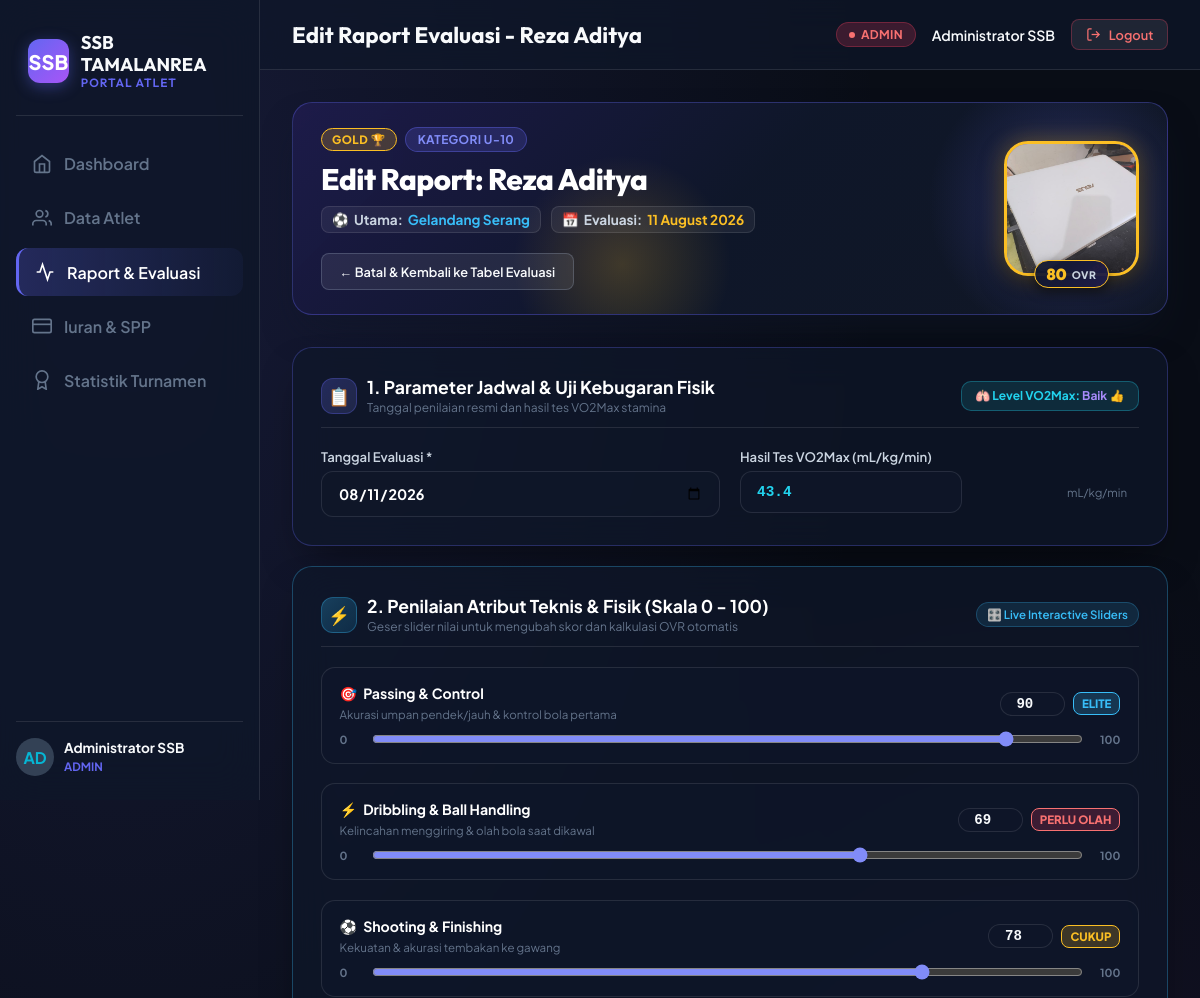
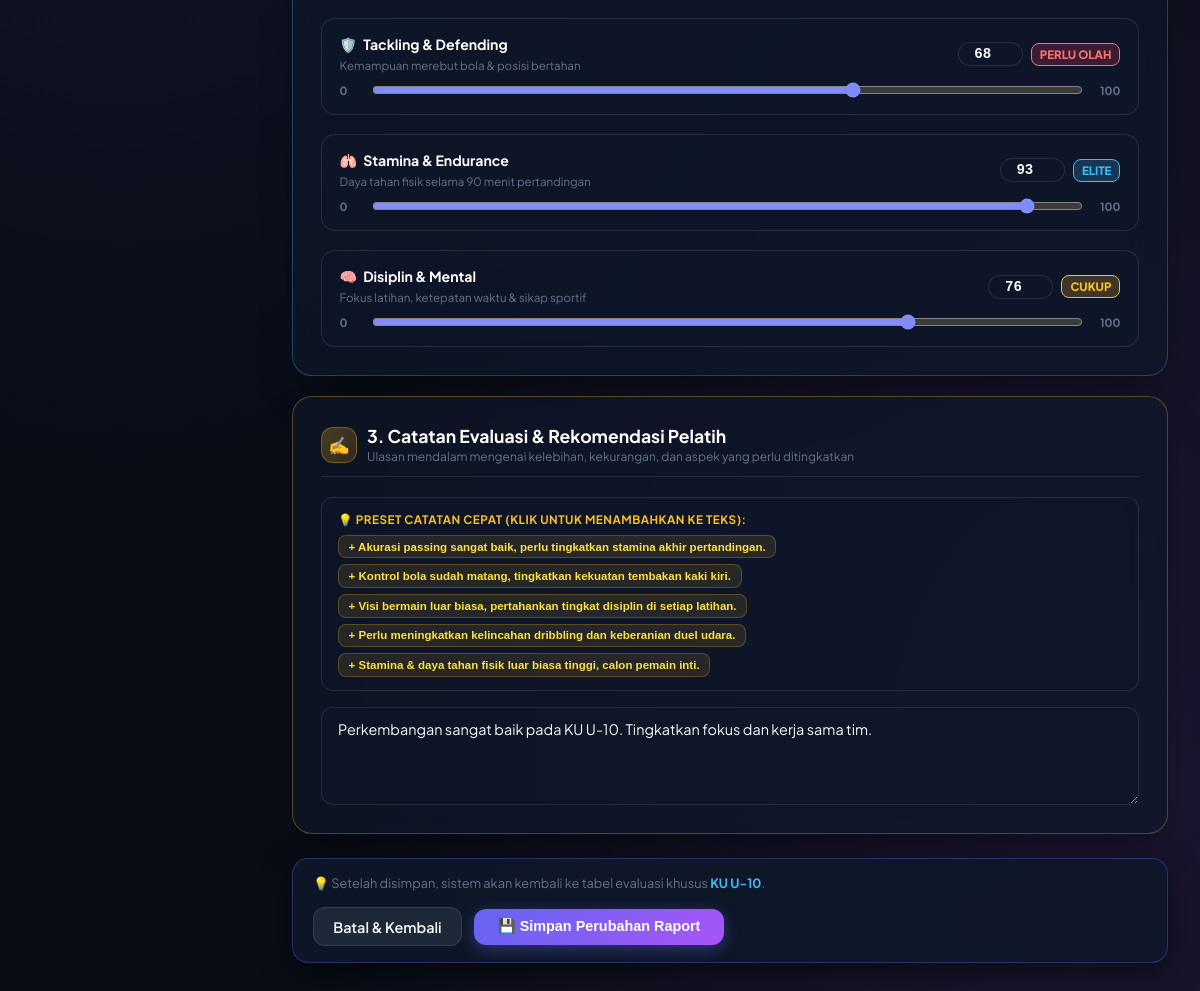
/ssb-tamalanrea21/evaluasi/edit.php?id=17 (signed in), run on the app's committed database (2 pictures, top to bottom).
### tables this page shows
CREATE TABLE `evaluasi_atlet` (
  `id` int(11) NOT NULL AUTO_INCREMENT,
  `atlet_id` int(11) NOT NULL,
  `tanggal_evaluasi` date NOT NULL,
  `nilai_passing` int(11) DEFAULT 70,
  `nilai_dribbling` int(11) DEFAULT 70,
  `nilai_shooting` int(11) DEFAULT 70,
  `nilai_tackling` int(11) DEFAULT 70,
  `nilai_stamina` int(11) DEFAULT 70,
  `nilai_disiplin` int(11) DEFAULT 70,
  `vo2max` float DEFAULT 45,
  `catatan_pelatih` text DEFAULT NULL,
  `created_at` datetime DEFAULT current_timestamp(),
  PRIMARY KEY (`id`),
  KEY `atlet_id` (`atlet_id`),
  CONSTRAINT `evaluasi_atlet_ibfk_1` FOREIGN KEY (`atlet_id`) REFERENCES `atlet` (`id`) ON DELETE CASCADE
);

CREATE TABLE `atlet` (
  `id` int(11) NOT NULL AUTO_INCREMENT,
  `nisn_nik` varchar(30) DEFAULT NULL,
  `no_kk` varchar(30) DEFAULT NULL,
  `no_akta` varchar(50) DEFAULT NULL,
  `password` varchar(255) DEFAULT NULL,
  `nama_lengkap` varchar(100) NOT NULL,
  `tempat_lahir` varchar(50) DEFAULT NULL,
  `tanggal_lahir` date NOT NULL,
  `jenis_kelamin` enum('Laki-laki','Perempuan') DEFAULT 'Laki-laki',
  `posisi_utama` varchar(30) NOT NULL,
  `posisi_sekunder` varchar(30) DEFAULT '-',
  `kaki_dominan` enum('Kanan','Kiri','Keduanya') DEFAULT 'Kanan',
  `tinggi_badan` int(11) DEFAULT 0,
  `berat_badan` int(11) DEFAULT 0,
  `kelompok_usia` varchar(10) NOT NULL,
  `foto_profil` varchar(255) DEFAULT 'default_avatar.png',
  `status_keanggotaan` enum('Aktif','Non-Aktif','Alumni','Mutasi') DEFAULT 'Aktif',
  `created_at` datetime DEFAULT current_timestamp(),
  `file_kk` varchar(255) DEFAULT NULL,
  `file_akta` varchar(255) DEFAULT NULL,
  PRIMARY KEY (`id`),
  UNIQUE KEY `nisn_nik` (`nisn_nik`)
);

### ssb-tamalanrea21/evaluasi/edit.php (the view, shortened to what the rows shown need)
<?php
require_once __DIR__ . '/../config/auth.php';
$pdo = getPdo();
$id = (int)($_GET['id'] ?? 0);
$stmt = $pdo->prepare("
    SELECT e.*, a.nama_lengkap, a.kelompok_usia, a.posisi_utama, a.posisi_sekunder, a.foto_profil
    FROM evaluasi_atlet e
    JOIN atlet a ON e.atlet_id = a.id
    WHERE e.id = ?
");
$stmt->execute([$id]);
$evaluasi = $stmt->fetch();
$pageTitle = "Edit Raport Evaluasi - " . htmlspecialchars($evaluasi['nama_lengkap']);
include_once __DIR__ . '/../includes/header.php';
$photoPath = __DIR__ . '/../assets/img/atlet/' . ($evaluasi['foto_profil'] ?? '');
$hasPhoto = !empty($evaluasi['foto_profil']) && $evaluasi['foto_profil'] !== 'default_avatar.png' && file_exists($photoPath);
$initOvr = (int)round(($evaluasi['nilai_passing'] + $evaluasi['nilai_dribbling'] + $evaluasi['nilai_shooting'] + $evaluasi['nilai_tackling'] + $evaluasi['nilai_stamina']) / 5);
if ($initOvr >= 90) {
    $ovrGrade = "ELITE 👑";
    $ovrColor = "#38bdf8";
    $ovrBadgeBg = "rgba(56, 189, 248, 0.2)";
} elseif ($initOvr >= 80) {
    $ovrColor = "#fbbf24";
    $ovrBadgeBg = "rgba(251, 191, 36, 0.2)";
} elseif ($initOvr >= 70) {
    $ovrGrade = "SILVER 🥈";
    $ovrColor = "#cbd5e1";
    $ovrBadgeBg = "rgba(203, 213, 225, 0.2)";
} else {
    $ovrGrade = "BRONZE 🥉";
    $ovrColor = "#f97316";
    $ovrBadgeBg = "rgba(249, 115, 22, 0.2)";
}
?>
<div style="max-width:950px; margin:0 auto; display:flex; flex-direction:column; gap:1.5rem;">
    <div class="card" style="position:relative; overflow:hidden; background: linear-gradient(135deg, rgba(30, 27, 75, 0.95) 0%, rgba(15, 23, 42, 0.98) 50%, rgba(17, 24, 39, 0.95) 100%); border: 1px solid rgba(99, 102, 241, 0.35); border-radius: 20px; box-shadow: 0 20px 40px -15px rgba(15, 23, 42, 0.7); margin-bottom: 0.5rem; padding: 1.5rem 1.75rem;">
        <div style="display:flex; flex-wrap:wrap; align-items:center; justify-content:space-between; gap:1.75rem; position:relative; z-index:2;">
            <div style="flex:1; min-width:280px;">
                <div style="display:flex; align-items:center; gap:8px; margin-bottom:8px; flex-wrap:wrap;">
                    <span id="heroGradeBadge" style="background:<?= $ovrBadgeBg ?>; border:1px solid <?= $ovrColor ?>; color:<?= $ovrColor ?>; padding:3px 10px; border-radius:20px; font-size:0.72rem; font-weight:800; letter-spacing:0.5px; text-transform:uppercase;">
                    </span>
                    <span class="badge badge-primary" style="font-weight:700; border:1px solid rgba(99,102,241,0.4);">
                        KATEGORI <?= htmlspecialchars($evaluasi['kelompok_usia']) ?>
                    </span>
                </div>
                <h1 style="font-family:'Outfit', sans-serif; font-size:1.85rem; font-weight:800; color:#fff; margin-bottom:8px; letter-spacing:-0.5px;">
                    Edit Raport: <?= htmlspecialchars($evaluasi['nama_lengkap']) ?>
                </h1>
                <div style="font-size:0.85rem; color:#cbd5e1; display:flex; gap:10px; flex-wrap:wrap; align-items:center; margin-bottom:1.25rem;">
                    <span style="display:inline-flex; align-items:center; gap:5px; background:rgba(255,255,255,0.06); padding:4px 10px; border-radius:8px; border:1px solid rgba(255,255,255,0.1);">
                        ⚽ <strong>Utama:</strong> <span style="color:#38bdf8; font-weight:700;"><?= htmlspecialchars($evaluasi['posisi_utama'] ?: '-') ?></span>
                    </span>
                    <span style="display:inline-flex; align-items:center; gap:5px; background:rgba(255,255,255,0.06); padding:4px 10px; border-radius:8px; border:1px solid rgba(255,255,255,0.1);">
                        📅 <strong>Evaluasi:</strong> <span style="color:#fbbf24; font-weight:700;"><?= date('d F Y', strtotime($evaluasi['tanggal_evaluasi'])) ?></span>
                    </span>
                </div>
                <div style="display:flex; gap:10px; flex-wrap:wrap; align-items:center;">
                    <a href="index.php?ku=<?= urlencode($evaluasi['kelompok_usia']) ?>" class="btn btn-secondary btn-sm" style="padding:0.6rem 1.1rem; border-color:rgba(148,163,184,0.3);">
                    </a>
                </div>
            </div>
            <div style="position:relative; flex-shrink:0;">
                <div style="width:135px; height:135px; border-radius:24px; background:linear-gradient(135deg, var(--primary), #818cf8); display:flex; align-items:center; justify-content:center; overflow:hidden; border:3px solid <?= $ovrColor ?>; box-shadow:0 0 25px <?= $ovrColor ?>55, 0 10px 25px rgba(0,0,0,0.5);">
                    <?php if ($hasPhoto): ?>
                        <img src="../assets/img/atlet/<?= htmlspecialchars($evaluasi['foto_profil']) ?>" alt="Foto Atlet" style="width:100%; height:100%; object-fit:cover;">
                    <?php else: ?>
                        <span style="font-size:2.8rem; font-weight:800; color:#fff; font-family:'Outfit', sans-serif;"><?= strtoupper(substr($evaluasi['nama_lengkap'], 0, 2)) ?></span>
                    <?php endif; ?>
                </div>
                <div style="position:absolute; bottom:-12px; left:50%; transform:translateX(-50%); background:linear-gradient(135deg, rgba(15,23,42,0.95), rgba(30,27,75,0.95)); border:1.5px solid <?= $ovrColor ?>; border-radius:20px; padding:3px 12px; box-shadow:0 4px 12px rgba(0,0,0,0.5); display:flex; align-items:center; gap:5px; white-space:nowrap; z-index:3;">
                    <span id="heroOvrVal" style="font-family:'Outfit', sans-serif; font-size:1rem; font-weight:900; color:<?= $ovrColor ?>;"><?= $initOvr ?></span>
                    <span style="font-size:0.65rem; font-weight:800; color:#cbd5e1; text-transform:uppercase; letter-spacing:0.5px;">OVR</span>
                </div>
            </div>
        </div>
    </div>
    <form method="POST" id="editRaportForm">
        <div class="card" style="border:1px solid rgba(99,102,241,0.3); margin-bottom:1.25rem; background:rgba(15,23,42,0.7);">
            <div class="form-grid">
                <div class="form-group">
                    <label style="font-size:0.82rem; font-weight:600; color:#cbd5e1;">Tanggal Evaluasi *</label>
                    <input type="date" name="tanggal_evaluasi" value="<?= htmlspecialchars($evaluasi['tanggal_evaluasi']) ?>" class="form-control" required style="font-weight:700; color:#fff;">
                </div>
                <div class="form-group">
                    <div style="position:relative;">
                        <input type="number" step="0.1" name="vo2max" id="vo2maxInput" value="<?= htmlspecialchars($evaluasi['vo2max']) ?>" class="form-control" placeholder="misal: 48.5" style="font-family:'Courier New', monospace; font-weight:800; color:#22d3ee;" oninput="updateVo2Category()">
                        <span style="position:absolute; right:12px; top:50%; transform:translateY(-50%); font-size:0.72rem; color:var(--text-muted); pointer-events:none;">mL/kg/min</span>
                    </div>
                </div>
            </div>
        </div>
        <div class="card" style="border:1px solid rgba(251,191,36,0.3); margin-bottom:1.5rem; background:rgba(15,23,42,0.7);">
            <div class="form-group">
                <textarea name="catatan_pelatih" id="catatanPelatihInput" class="form-control" rows="4" placeholder="Tuliskan evaluasi perkembangan, kelebihan, dan aspek yang perlu ditingkatkan..."><?= htmlspecialchars($evaluasi['catatan_pelatih']) ?></textarea>
            </div>
        </div>
        <div style="background:rgba(15,23,42,0.92); border:1px solid rgba(99,102,241,0.35); padding:1rem 1.25rem; border-radius:16px; backdrop-filter:blur(12px); display:flex; align-items:center; justify-content:space-between; flex-wrap:wrap; gap:1rem; box-shadow:0 10px 30px rgba(0,0,0,0.5);">
            <div style="font-size:0.8rem; color:var(--text-muted);">
                💡 Setelah disimpan, sistem akan kembali ke tabel evaluasi khusus <strong style="color:#38bdf8;">KU <?= htmlspecialchars($evaluasi['kelompok_usia']) ?></strong>.
            </div>
        </div>
    </form>
</div>
<?php include_once __DIR__ . '/../includes/footer.php'; ?>

### ssb-tamalanrea21/includes/header.php (shortened to what the rows shown need)
<?php
require_once __DIR__ . '/../config/auth.php';
$authUser = getAuthUser();
$current_dir = basename(dirname($_SERVER['PHP_SELF']));
$baseUrl = ($current_dir === 'atlet' || $current_dir === 'evaluasi' || $current_dir === 'iuran' || $current_dir === 'turnamen') ? '../' : './';
?>
<!DOCTYPE html>
<html lang="id">
<head>
    <link rel="stylesheet" href="<?= $baseUrl ?>assets/css/style.css">
</head>
<body>
    <?php include_once __DIR__ . '/sidebar.php'; ?>
    <div class="main-wrapper">
        <header class="topbar">
            <h1 class="page-title"><?= $pageTitle ?? 'Dashboard System' ?></h1>
            <div class="topbar-actions">
                <?php
                $roleClass = 'badge-primary';
                if ($authUser['role'] === 'admin') $roleClass = 'badge-rose';
                elseif ($authUser['role'] === 'pelatih') $roleClass = 'badge-amber';
                elseif ($authUser['role'] === 'atlet') $roleClass = 'badge-emerald';
                ?>
                <span class="badge <?= $roleClass ?>">
                </span>
                <div style="display:flex; align-items:center; gap:8px; font-size:0.88rem; color:var(--text-heading); font-weight:600;">
                </div>
                <a href="<?= $baseUrl ?>logout.php" class="btn btn-secondary btn-sm" style="color:#f87171; border-color:rgba(244,63,94,0.3);" title="Keluar dari Sistem">
                </a>
            </div>
        </header>
        <main class="content-area">

### data on the page
evaluasi_atlet: atlet.nama_lengkap "Edit Raport Evaluasi - Reza Aditya", atlet.kelompok_usia "U-10", atlet.nama_lengkap "Reza Aditya", atlet.posisi_utama "Gelandang Serang", tanggal_evaluasi "11 August 2026", atlet.foto_profil (picture), initOvr "80", tanggal_evaluasi "08/11/2026", vo2max "43.4", catatan_pelatih "Perkembangan sangat baik pada KU U-10. Tingkatkan fokus dan kerja sama tim."

### other printed values
$userInitials "AD"
$user['nama_lengkap'] "Administrator SSB"
$user['role'] "ADMIN"
$authUser['role'] "ADMIN"
$authUser['nama_lengkap'] "Administrator SSB"
$sk['icon'] "🎯"
$sk['label'] "Passing & Control"
$sk['desc'] "Akurasi umpan pendek/jauh & kontrol bola pertama"
$sk['icon'] "⚡"
$sk['label'] "Dribbling & Ball Handling"
$sk['desc'] "Kelincahan menggiring & olah bola saat dikawal"
$sk['icon'] "⚽"
$sk['label'] "Shooting & Finishing"
$sk['desc'] "Kekuatan & akurasi tembakan ke gawang"
$sk['icon'] "🛡️"
